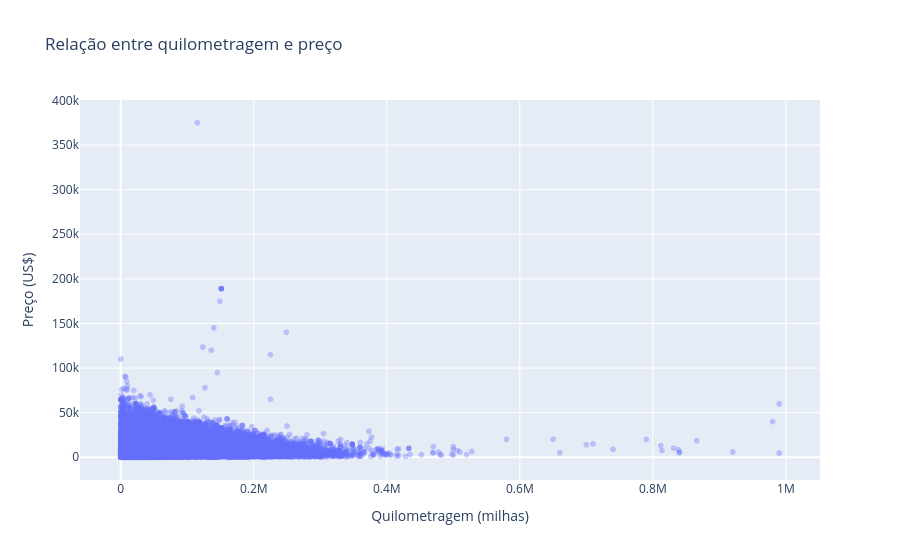

The notebook cell saved with this chart:
### Markdown cell above
Observo 11 valores acima de US$140k, que não parece equivocado.
Ainda não consigo concluir sobre os valores inferiores, vou verificar contra a quilometragem.

### Code cell
fig_odometer = px.scatter(
    car_data,
    x="odometer",
    y="price",
    title="Relação entre quilometragem e preço",
    labels={
        "odometer": "Quilometragem (milhas)",
        "price": "Preço (US$)"
    },
    opacity=0.35
)

fig_odometer.show()

### Figure 1 — Plotly figure (JSON) as saved in the notebook; plotly's stock layout.template omitted (floating-point values rounded to 4 significant figures; data arrays with more than 128 entries replaced by an {"elided": "..."} marker saying what was removed)
{"data": [{"hovertemplate": "Quilometragem (milhas)=%{x}<br>Preço (US$)=%{y}<extra></extra>", "legendgroup": "", "marker": {"color": "#636efa", "opacity": 0.35, "symbol": "circle"}, "mode": "markers", "name": "", "showlegend": false, "type": "scattergl", "x": {"elided": "51525 float values"}, "xaxis": "x", "y": {"elided": "51525 int values"}, "yaxis": "y"}], "layout": {"legend": {"tracegroupgap": 0}, "title": {"text": "Relação entre quilometragem e preço"}, "xaxis": {"anchor": "y", "domain": [0, 1], "title": {"text": "Quilometragem (milhas)"}}, "yaxis": {"anchor": "x", "domain": [0, 1], "title": {"text": "Preço (US$)"}}}}
